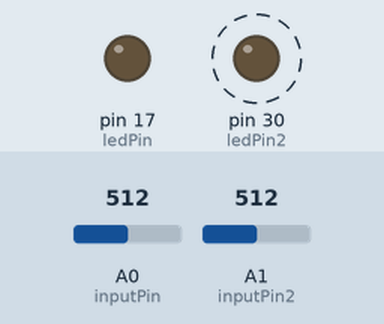
Bench run of a sketch on a simulated Arduino Mega 2560, built with avr-gcc and run on an emulated ATmega2560. Parts: output pins drawn as LEDs (lit = HIGH). Dashed ring = blinking. The inputs (shaded band) are chosen by the test bench; at power-on: A0 (inputPin) = 512, A1 (inputPin2) = 512.

Above: at 1.2 s.
1.3 s: A0 (inputPin) set to 35
At 3.65 s:
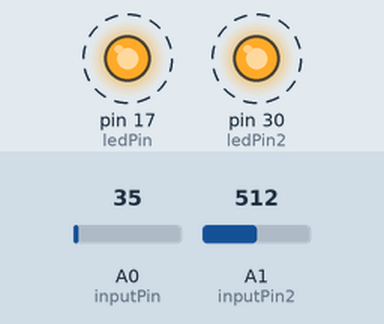
4.3 s: A1 (inputPin2) set to 17
At 5.2 s:
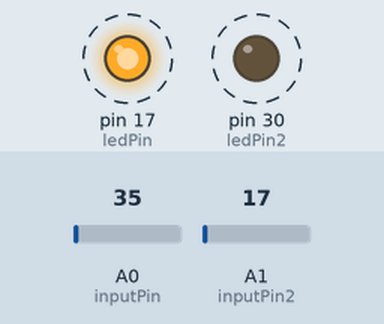
7.3 s: A1 (inputPin2) set to 13
10.3 s: A0 (inputPin) set to 17
At 13.29 s:
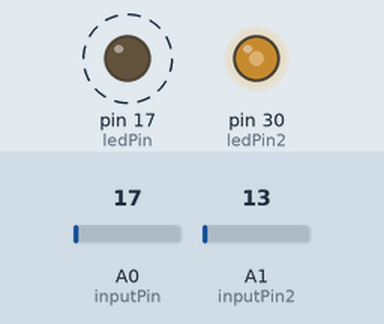
13.3 s: A0 (inputPin) set to 13
14.8 s: A1 (inputPin2) set to 55
At 15.54 s:
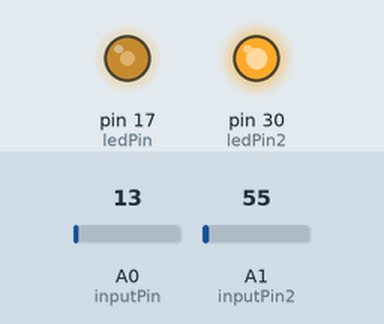
Timing chart, 0 to 18.8 s (numbered marks = the images above; inputs shaded):
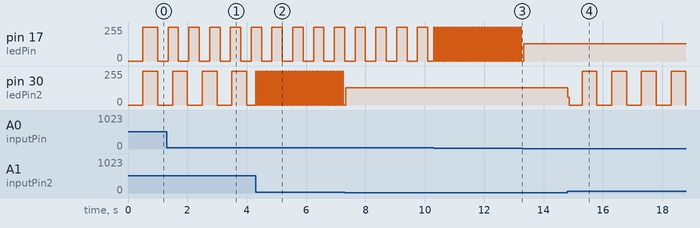

The sketch:

connected_range_sensors.ino
```cpp
/*
This program takes 2 inputs from range sensors, and makes 2 led blink dependend on the reading values.
It is structured the following way:
 1. get a reading converted to cm
 2. use that reading to determine a how fast the LED should blink, ie. get a blink interval
 3. make the led's blink with their given interval

Each part is implemented with a function - description above each function.

Date: 14/02 - 2022
By: Niels Viggo Stark Madsen, Phat Pham and Buster Salomon Rasmussen
*/


// ------ CONSTANTS
// Led pins
int ledPin = 17;
int ledPin2 = 30;

// Input pins
int inputPin = A0;
int inputPin2 = A1;

// Coeficcient for calculating from digital voltage range to CM
float coe = 1.344;

// ------ TIME
unsigned long currentMillis; // updated every loop cycle
unsigned long prevMillis1 = 0; // prevMillis for ledPin
unsigned long prevMillis2 = 0; // prevMillis for ledPin2

// ----- LED STATES
int ledState1 = LOW;
int ledState2 = LOW;
int* led1 = &ledState1; // Pointers are used to change the ledStates from the loop
int* led2 = &ledState2;

// ----- Functions
/*
getCM
Pre: Takes an analog input pin as input
Post: Returns CM corresponding to input signal
*/
float getCM(int input) {
  int val = analogRead(input);
  float cm = val * coe;
  return cm;
}

/*
getInterval
Pre: Takes a float that represents the range as input
Post: Returns an integer representing the interval an LED should blink with
*/
int getInterval(float cm) {
  int interval;
  if (cm > 60) {
    interval = 500;
  }
  if (cm <= 60 && cm > 45) {
    interval = 350;
  }
  if (cm <= 45 && cm > 30) {
    interval = 200;
  }
  if (cm <= 30 && cm > 20) {
    interval = 50;
  }
  if (cm <= 20) {
    interval = 0;
  }
  return interval;
}

/*
blinkWithMillis
Pre: Takes 4 arguments
 1) interval: integer - the interval the LED should blink with
 2) output: integer - the pin the arduino should write to (send high signal)
 3) prevMillis: unsigned long - number in milliseconds representing the timestamp last time an interval reached
 4) *ledState: integer pointer - points to a ledState (HIGH/LOW - 1/0)

 Post:
 Returns an unsigned long
 If the interval is reached it returns a new timestamp
 If the interval is not reached it returns the same timestamp - prevMillis
*/
unsigned long blinkWithMillis(int interval, int output, unsigned long prevMillis, int *ledState) {

  // Get current millis
  currentMillis = millis();

  // Blink if blink interval is reached
  if (currentMillis - prevMillis >= interval) {
    *ledState = !(*ledState);
    digitalWrite(output, *ledState);
    return currentMillis;
  }
  else return prevMillis;

}


// ----- SETUP
void setup() {
  pinMode(ledPin, OUTPUT);
  pinMode(ledPin2, OUTPUT);

  Serial.begin(9600);

}

// ----- LOOP
void loop() {

  // Left
  float cm = getCM(inputPin);
  int interval1 = getInterval(cm);
  prevMillis1 = blinkWithMillis(interval1, ledPin, prevMillis1, led1);

  // Right
  float cm2 = getCM(inputPin2);
  int interval2 = getInterval(cm2);
  prevMillis2 = blinkWithMillis(interval2, ledPin2, prevMillis2, led2);

}
```

Measured:
- after the input at 1.3 s, pin 17 (ledPin): alternates 255/255 for 0.35 s and 0/255 for 0.35 s, starting after 0.05 s
- after the input at 4.3 s, pin 30 (ledPin2): alternates 255/255 for 0.05 s and 0/255 for 0.05 s, starting at once
- after the input at 10.3 s, pin 17 (ledPin): alternates 255/255 for 0.05 s and 0/255 for 0.05 s, starting at once
- after the input at 14.8 s, pin 30 (ledPin2): 128/255 → 59/255 at once, then repeats every 0.94 s: 0/255 0.44 s, 255/255 0.50 s
- by itself, pin 30 (ledPin2): alternates 255/255 for 0.50 s and 0/255 for 0.50 s
